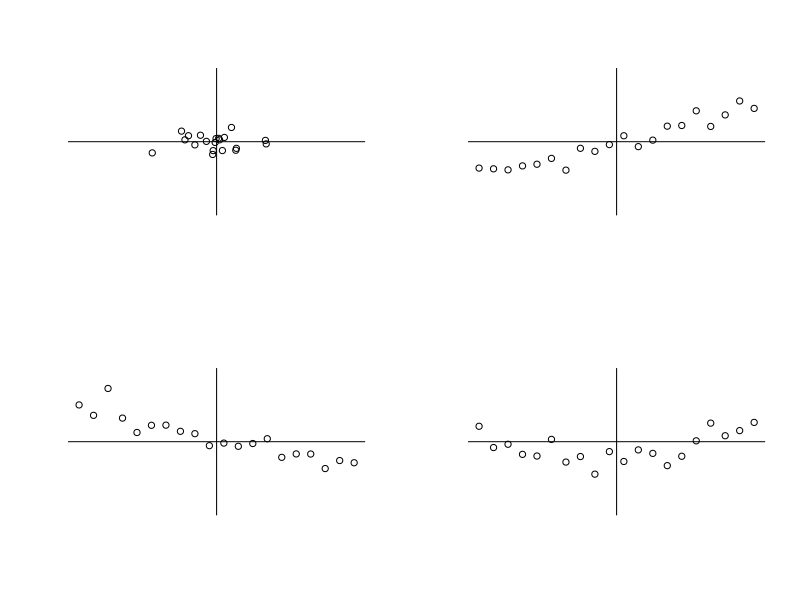

The R source for this figure:
rm(list = ls())
par(mfrow = c(2, 2))
set.seed(200)

# 1. no relation
X <- rnorm(20, 0, .25) ; Y <- rnorm(20, 0, .25)
plot(X, Y, axes = FALSE, xlim = c(-1, 1), ylim = c(-2, 2),
   xlab = '', ylab = '') ; abline(h = 0) ; abline(v = 0)

# 2. positive relation
X <- seq( -1, 1, length = 20) ; Y <- X + rnorm(X, 0, .25)
plot(X, Y, axes = FALSE, xlim = c(-1, 1), ylim = c(- 2, 2),
   xlab = '', ylab = '') ; abline(h = 0) ; abline(v = 0)

# 3. negative relation
Y <-  -X + rnorm(X, 0, .25)
plot(X, Y, axes = FALSE, xlim = c(-1, 1), ylim = c(-2, 2),
   xlab = '', ylab = '') ; abline(h = 0) ; abline(v = 0)

# 4. quadratic relation
Y <-  -.5 + X * X + rnorm(X, 0, .25)
plot(X, Y, axes = FALSE, xlim = c(-1, 1), ylim = c(-2, 2),
   xlab = '', ylab = '') ; abline(h = 0) ; abline(v = 0)
